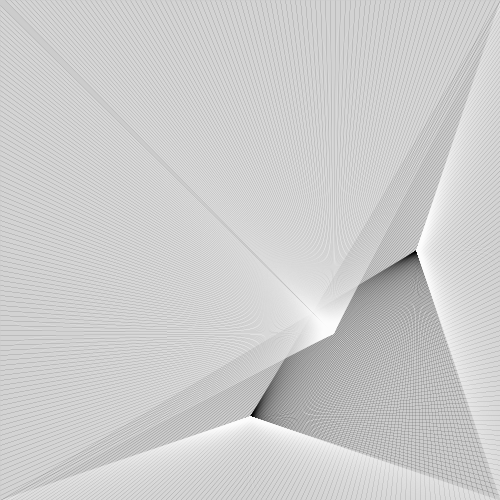
Frame 1 (no input)
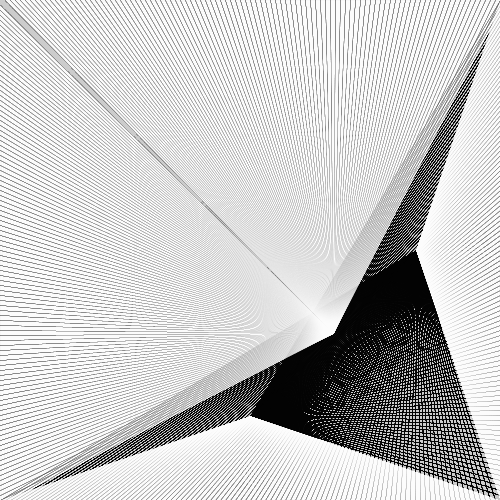
Frame 60 (the mouse pressed at the canvas centre just before this capture)
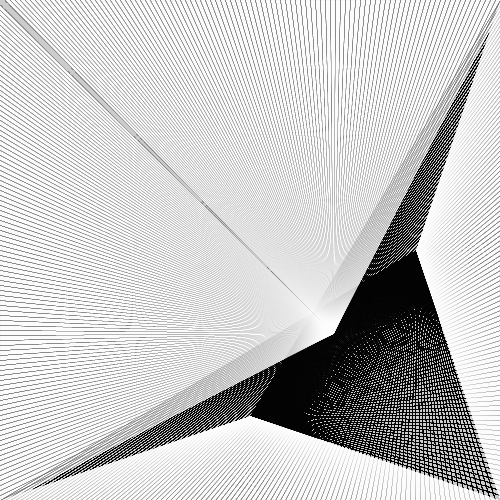
Frame 120 (the mouse held since frame 60 and released just before this capture)

The Processing sketch that drew these frames (run headless with seeded random() and noise(); from frame 60 on, the mouse is pressed at the canvas centre):

// Processing sketch: processing_141237
// ── processing_141237.pde

float r = 1; 
float g = 1; 
float b = 1; 
float strokeColor = 0;
float change = 5;
//float strokeColor= random(0, 255); 
void setup() {
  size(500, 500);
  smooth();
  strokeWeight(0); //playing around with different stroke weights makes really interesting
  //changes
}
void draw() {
  stroke(r, g, b);
  r = noise (0, 100);
  b = noise (100, 150);
  g = noise (0, 100);
  //background(r,g,b); //the random colors became too //intense so I commented this part out
  for (int i = 0; i < 500; i+=5) {
    line(0, i + change, width * 2/3, height * 2/3); 
    line(i + change, 0, width * 2/3, height * 2/3); 
    line(500, i, width/2, height * 5/6);
    line(i, 500, width*5/6, height/2);
  }
  stroke(255);
  for (int u = 0; u < 500; u+=1) {
    line(u + change, 0, width * 2/3, height * 2/3); 
    line(0, u + change, width * 2/3, height * 2/3); 
    line(u, 500, width/2, height * 5/6);
    line(500, u, width*5/6, height/2);
  } 
  }
  /*stroke(0);
   //for (int c = 10; c < 500; c+=15) {
   //line(0, 0, pmouseX , pmouseY + change); //line(0,c + change, width, height ); //line(c, 500, width, height);
   //line(500, c, width, height);
   //line(i, i, i, 500);
   //line(500, i, i, i);
   //strokeColor = strokeColor + change; constrain(r, 0, 255); constrain(g, 0, 255);
   constrain(b, 0, 255);
   //}
   */
  /*this part is for playing with the mouseX
   & mouseY functions, I will explore more later */
